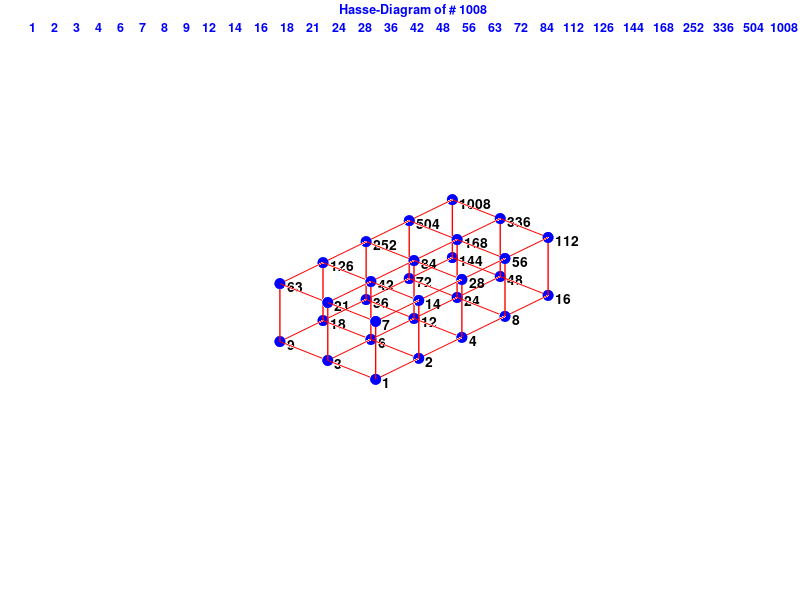

Write the MATLAB code that produced this figure.
function [Sum] = hassep7(num)
% Topic: Number-Theorie
% Tag:   hasse diagramm
% Modification Log:
%   created:       25. Oct 2003 by A.Plattner (first version)
%   modified:      28. May 2010 by A.Plattner
% Despription:
% This function produces a hasse diagram
% Inputs:
% num: is the number you want to factorise
% Outputs:
% returns the sum of the factors, and the graph 
% Usage:
% - just run, the default num is 1008
% - hasse(num)
% Examples: ALIQUOT CYCLE, http://djm.cc/sociable.txt
% - hassep7(220)
% - K=14264, or K=14316 
% - K=hassep7(K)
% - K=14316, for h=1:28, K=hassep7(K), pause(1), end
% functions called:
% - 
% MATLAB: elaborated with R2007b, R2010a
format compact
clc, close all
if nargin == 0      % if run without parameter, take 1008 as num  
   num = 1008;
end
MEC=('MarkerEdgeColor');                    % define properties
MFC=('MarkerFaceColor');
MS =('MarkerSize');
W           = zeros(5,2);                   % make matrix W see example below
K2          = factor(num);
I           = 0;
while K2   ~= 0                             % produce table W with factors and exponend
	  I     = I+1;
	  A     = min(K2);
	  B     = max(find(K2 < (A+1)));
	  C     = find(K2 > A);
      K2    = K2(C);
      W(I,:)=[A B];
end
Xhoch=W(1,2)+1;     % dimension of X
Yhoch=W(2,2)+1;     % dimension of Y
Zhoch=W(3,2)+1;     % dimension of Z
X=(1:Xhoch);        % vector of X dimension
Y=(1:Yhoch);        % vector of Y dimension
Z=(1:Zhoch);        % vector of Z dimension
for m =Z                                    % produce the grid for the diagram
    Zx=ones(1,Xhoch);
    Zx=Zx*m;
    K=meshgrid(Y,X);
    for n=Y                                 % plot lines and speres in X-direction 
        plot3([X],K(:,n),Zx,'-r',[X],K(:,n),Zx,'o',...
              'LineWidth',1.0,MEC,'b',MFC,'b',MS,7); hold on
    end
    Zy=ones(1,Yhoch);
    Zy=Zy*m;
    K=meshgrid(X,Y);
    for n=X                                 % plot lines and speres in Y-direction
        plot3(K(:,n),[Y],Zy,'-r',K(:,n),[Y],Zy,'o',...
              'LineWidth',1.0,MEC,'b',MFC,'b',MS,7); hold on
    end
end
for m=Y
    Zz=ones(1,Zhoch);
    Zz=Zz*m;
    K=meshgrid(X,Z);
    for n=X                                 % plot lines in Z-direction
        plot3(K(:,n),Zz,[Z],'-r','LineWidth',1.0); hold on
    end
end
set(gcf,'Color',[1 1 1])                    % background color 'White'
view(-48,26);
axis equal
axis off
axis vis3d
xlim([0.5 W(1,2)+1.5])
Dim=length(find(W(:,1)));
r=0;                                        % labeling until dimension 3
b=0;                                        % factorise until dimension 5
for h=0:W(5,2)                              % dim = 5
    for k=0:W(4,2)                          % dim = 4
        for l=0:W(3,2)                      % dim z
            for m=0:W(2,2)                  % dim y
                for n=0:W(1,2)              % dim x
                    r = r+1;
                    a = ((W(5,1)^h)*(W(4,1)^k)*W(3,1)^l)*(W(2,1)^m)*(W(1,1)^n);
                    TR(r)=a;
                    if  length(find(W(:,1))) <= 3
                        text(n+1,m+.85,l+1,num2str(a),'FontWeight','bold','Color','k');
                    end
                end
            end
        end
    end
end    
% Print out to screen
fid=1;                                      % format output in command-window
fprintf(fid,'%12s','num = ')
fprintf(fid,'%2i\n\n',num)
fprintf(fid,'%12s','dimension = ')
fprintf(fid,'%2i\n\n',Dim)
% fprintf(fid,'%0i ',sort(TR))
  fprintf(fid,'%12s','factors = ')
fprintf(fid,'\n%12i %12i %12i %12i',sort(TR))
  display(char(13))
% W = W(1:length(find(W(:,1))),:)
TRS = num2str(sort(TR));
Sum = sum(TR)-num;
if Dim >= 4 
   disp('Warning: exceedes more then 3 dimesions')
   disp('Therefore, the Hasse-Graph is not complete and there is no labeling')
   disp('The factors and the Sum until dimension 5 are correct')
end
T(1,1)=strcat({'Hasse-Diagram of # '},{num2str(num)});
T(1,2)={TRS};
title(T,'FontSize',9,'Color','b')
